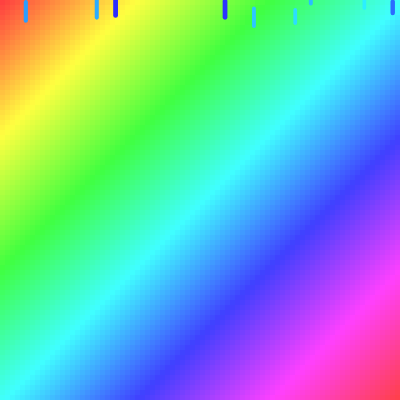
Frame 1 (no input)
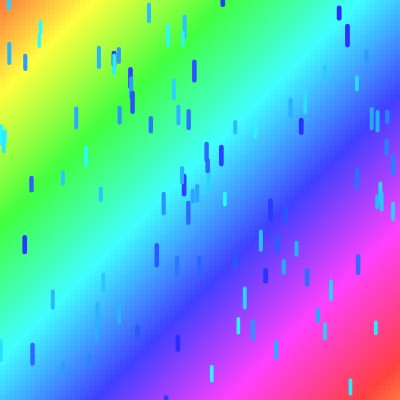
Frame 60 (no input)
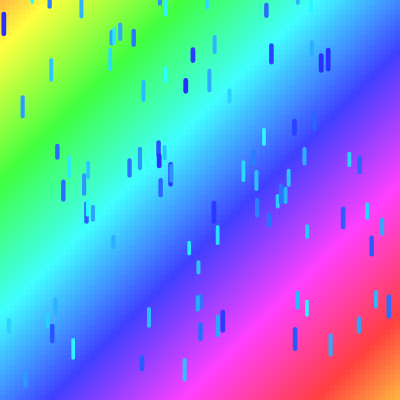
Frame 120 (the mouse pressed at the canvas centre since frame 60)

The p5.js sketch that drew these frames (run headless with seeded random() and noise() and a simulated clock; from frame 60 on, the mouse is pressed at the canvas centre):

// p5.js sketch
// ── sketch.js
let gridSize = 5; // Size of each "pixel" block (adjust as needed)
let droplets = []; // Array to store the rain droplets
let dropletAmount = 100;

function setup() {
  createCanvas(400, 400);
  colorMode(HSB, 360, 100, 100); // HSB mode for hue manipulation
  frameRate(60);

  // Create initial set of droplets
  for (let i = 0; i < dropletAmount; i++) {
    droplets.push(new Droplet());
  }
}

// Draw function with no borders around rectangles but with visible droplets
function draw() {
  // Draw rainbow background
  noStroke(); // Disable stroke for the rectangles
  for (let x = 0; x < width; x += gridSize) {
    for (let y = 0; y < height; y += gridSize) {
      let hueValue =
        (map(x + y, 0, width + height, 0, 360) + frameCount / 3) % 360;
      fill(hueValue, 75, 100); // Reduced saturation to 75
      rect(x, y, gridSize, gridSize);
    }
  }

  // Draw rain droplets on top of the rainbow background
  for (let droplet of droplets) {
    droplet.update();
    droplet.show();
  }
}

// ── droplet.js
class Droplet {
  constructor() {
    this.x = random(width); // Random x position
    this.y = random(-height, 0); // Random y position
    this.speed = random(5, 10); // Random speed for variation
    this.length = random(10, 20); // Random length of the droplet
    this.blueness = random(180, 240);
    this.color = color(this.blueness, 83, 100, 1); // Random color between blue and white, with some transparency
  }

  // Update droplet position
  update() {
    this.y += this.speed;

    // Reset droplet to the top once it reaches the bottom
    if (this.y > height) {
      this.y = random(-100, 0);
      this.x = random(width);
      this.speed = random(5, 10);
      this.length = random(10, 20);
    }
  }

  // Draw droplet
  show() {
    stroke(this.color); // Light gray color with some transparency
    strokeWeight(this.blueness / 50);
    line(this.x, this.y, this.x, this.y + this.length);
  }
}
